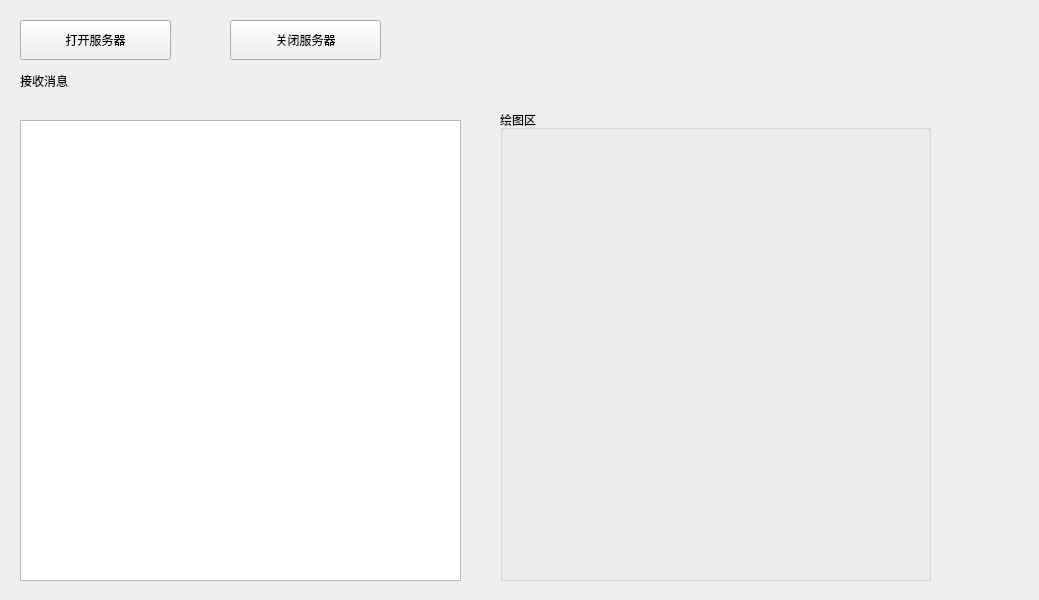
<?xml version="1.0" encoding="UTF-8"?>
<ui version="4.0">
 <class>Widget</class>
 <widget class="QWidget" name="Widget">
  <property name="geometry">
   <rect>
    <x>0</x>
    <y>0</y>
    <width>1039</width>
    <height>600</height>
   </rect>
  </property>
  <property name="windowTitle">
   <string>Widget</string>
  </property>
  <widget class="QPushButton" name="pushButton">
   <property name="geometry">
    <rect>
     <x>20</x>
     <y>20</y>
     <width>151</width>
     <height>40</height>
    </rect>
   </property>
   <property name="minimumSize">
    <size>
     <width>60</width>
     <height>40</height>
    </size>
   </property>
   <property name="text">
    <string>打开服务器</string>
   </property>
  </widget>
  <widget class="QPushButton" name="pushButton_2">
   <property name="geometry">
    <rect>
     <x>230</x>
     <y>20</y>
     <width>151</width>
     <height>40</height>
    </rect>
   </property>
   <property name="minimumSize">
    <size>
     <width>60</width>
     <height>40</height>
    </size>
   </property>
   <property name="text">
    <string>关闭服务器</string>
   </property>
  </widget>
  <widget class="QLabel" name="label">
   <property name="geometry">
    <rect>
     <x>20</x>
     <y>70</y>
     <width>81</width>
     <height>21</height>
    </rect>
   </property>
   <property name="text">
    <string>接收消息</string>
   </property>
  </widget>
  <widget class="QTextEdit" name="textEdit">
   <property name="geometry">
    <rect>
     <x>20</x>
     <y>120</y>
     <width>441</width>
     <height>461</height>
    </rect>
   </property>
  </widget>
  <widget class="QGroupBox" name="groupBox">
   <property name="geometry">
    <rect>
     <x>500</x>
     <y>110</y>
     <width>431</width>
     <height>471</height>
    </rect>
   </property>
   <property name="title">
    <string>绘图区</string>
   </property>
   <widget class="QLabel" name="drawingLabel">
    <property name="geometry">
     <rect>
      <x>10</x>
      <y>20</y>
      <width>411</width>
      <height>431</height>
     </rect>
    </property>
    <property name="text">
     <string/>
    </property>
   </widget>
  </widget>
 </widget>
 <resources/>
 <connections/>
</ui>
